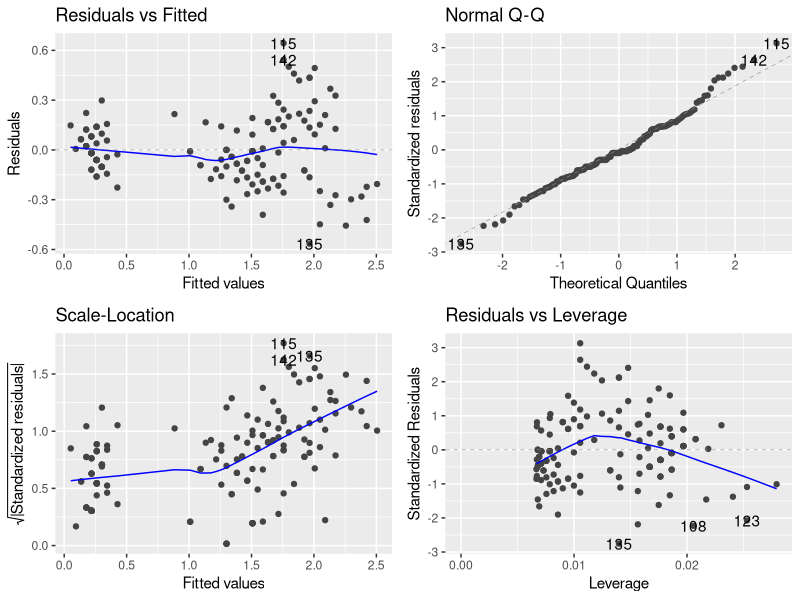
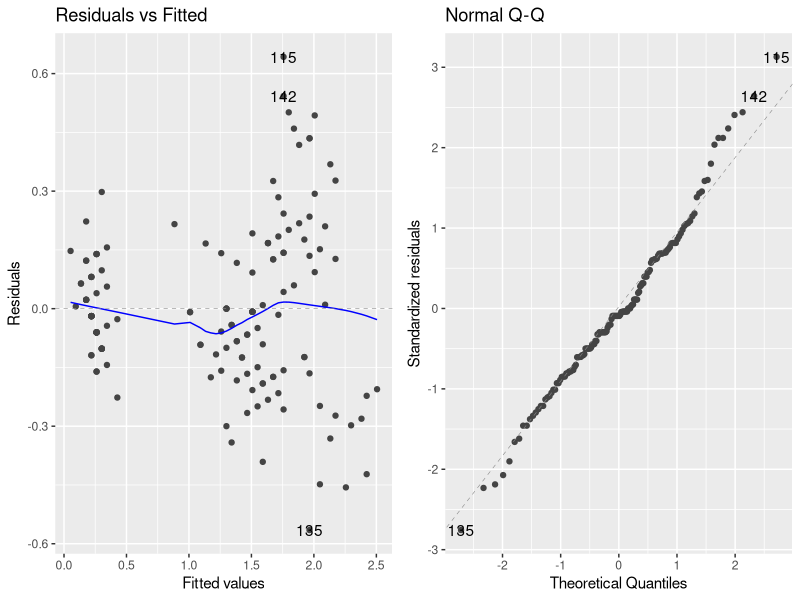
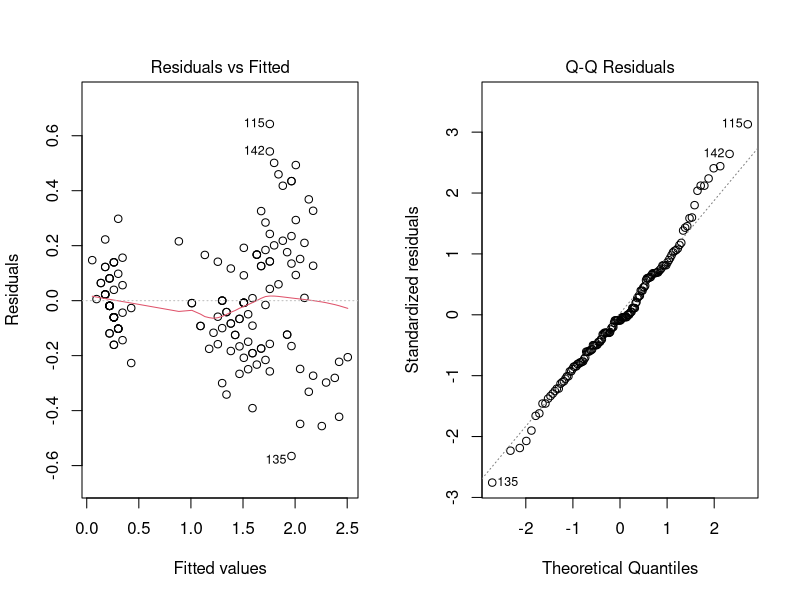
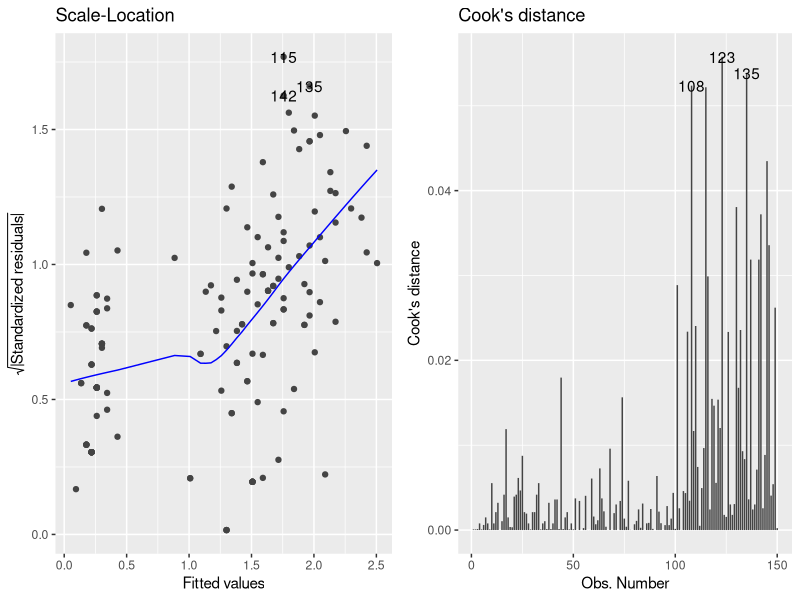
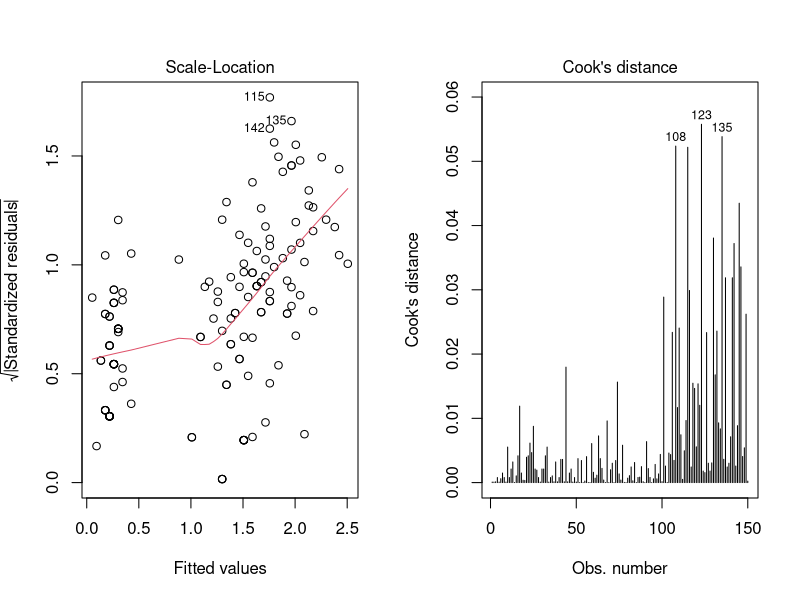
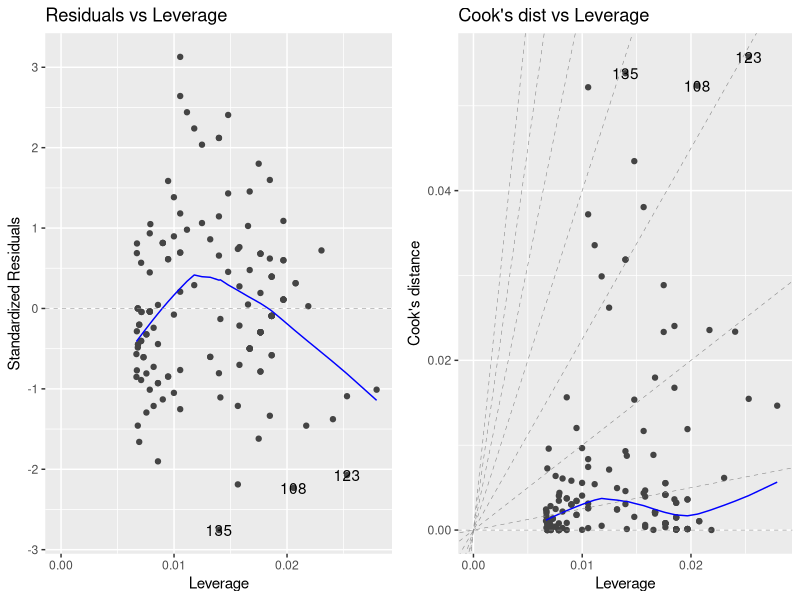
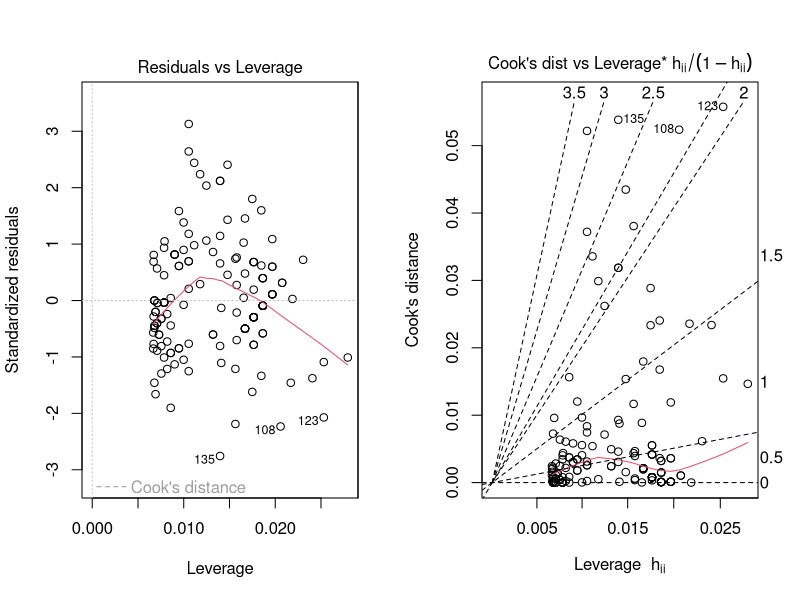
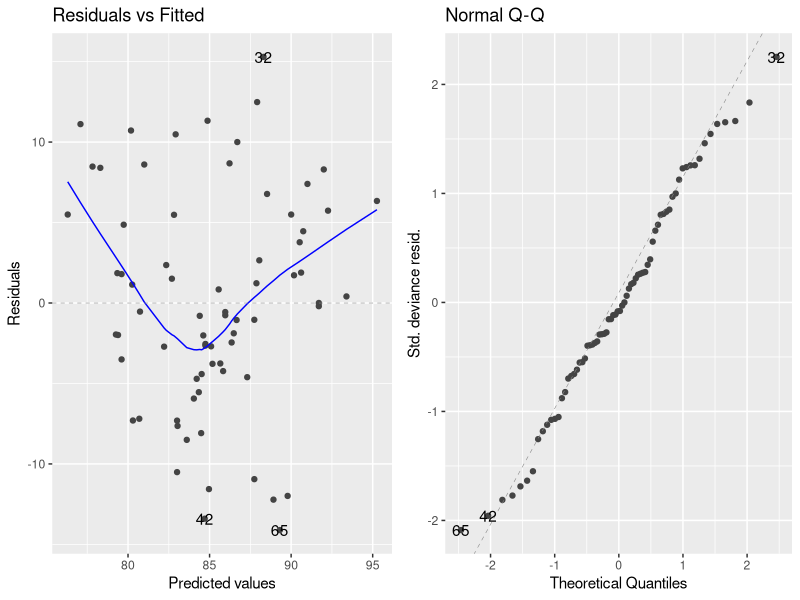

These figures' R source, in order:
## ---- chunk 1
library(knitr)
opts_chunk$set(fig.width=8, fig.height=6, fig.path='figures/lm-', warning=FALSE)
## ---- chunk 2
library(ggplot2)
library(ggfortify)
autoplot(lm(Petal.Width ~ Petal.Length, data = iris))
## ---- chunk 3
par(mfrow = c(1, 2))
m <- lm(Petal.Width ~ Petal.Length, data = iris)

autoplot(m, which = 1:2, ncol = 2)

# Standard plot (for comparison)
plot(m, which = 1:2)

autoplot(m, which = 3:4, ncol = 2)

# Standard plot (for comparison)
plot(m, which = 3:4)

autoplot(m, which = 5:6, ncol = 2)

# Standard plot (for comparison)
plot(m, which = 5:6)
## ---- chunk 4
par(mfrow = c(1, 2))
utils::data(anorexia, package = "MASS")
m <- glm(Postwt ~ Prewt + Treat + offset(Prewt),
         family = gaussian, data = anorexia)

autoplot(m, which = 1:2, ncol = 2)

# Standard plot (for comparison)
plot(m, which = 1:2)

autoplot(m, which = 3:4, ncol = 2)

# Standard plot (for comparison)
plot(m, which = 3:4)

autoplot(m, which = 5:6, ncol = 2)

# Standard plot
plot(m, which = 5:6)
## ---- chunk 5
autoplot(m, which = 1:6, colour = 'red',
         smooth.colour = 'black', smooth.linetype = 'dashed',
         ad.colour = 'blue',
         label.size = 3, label.n = 5, label.colour = 'blue',
         ncol = 3)
